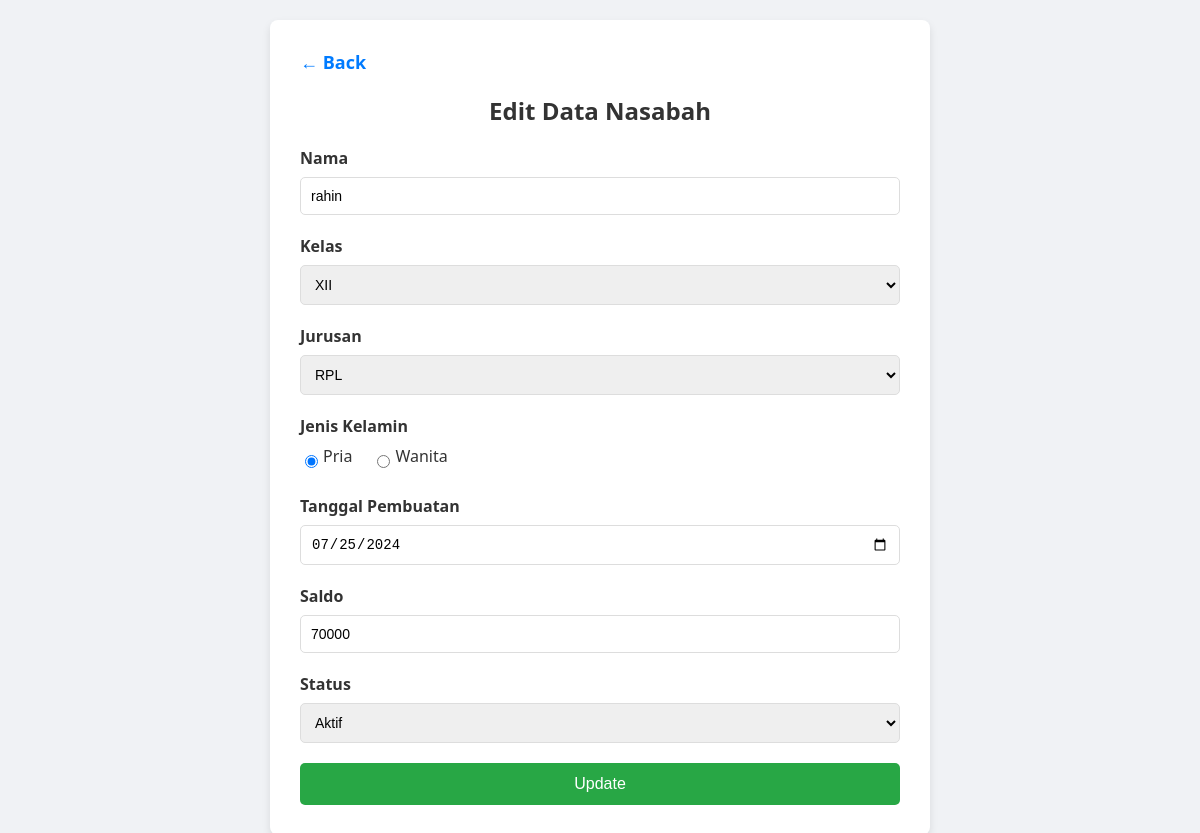
Page /bankmini/edit.php?id=16 on the committed database.
### tables this page shows
CREATE TABLE `nasabah` (
  `id` bigint NOT NULL,
  `Nama` varchar(250) NOT NULL,
  `nis` int NOT NULL,
  `no_rekening` bigint NOT NULL,
  `Jenis_Kelamin` varchar(30) NOT NULL,
  `Tanggal_Pembuatan` varchar(250) NOT NULL,
  `Saldo` int NOT NULL,
  `Status` char(50) NOT NULL,
  `kelas_id` int DEFAULT NULL,
  `jurusan_id` int DEFAULT NULL,
  `password` varchar(255) DEFAULT '123456',
  `password_default` tinyint(1) DEFAULT '1'
);

### bankmini/edit.php (the view, shortened to what this page needs)
<?php
include 'koneksi.php';
if (isset($_GET['id'])) {
    $id = $_GET['id'];
    $sql = "SELECT * FROM nasabah WHERE id=?";
    $stmt = $conn->prepare($sql);
    $stmt->bind_param('i', $id);
    $stmt->execute();
    $result = $stmt->get_result();
    $row = $result->fetch_assoc();
    $kelasResult = $conn->query("SELECT * FROM kelas");
    $jurusanResult = $conn->query("SELECT * FROM jurusan");
} else {
    echo "ID tidak ditemukan.";
    exit;
}
?>
<!DOCTYPE html>
<html lang="en">
<head>
</head>
<body>
    <form id="editForm" action="update.php?id=<?php echo $id; ?>" method="post">
        <a href="tabel.php" class="back-icon">&#x2190; Back</a>
        <h2>Edit Data Nasabah</h2>
        <label for="Nama">Nama</label>
        <input type="text" id="Nama" name="Nama" value="<?php echo htmlspecialchars($row['Nama']); ?>" required>
        <label for="Kelas">Kelas</label>
        <select id="Kelas" name="Kelas" required>
            <?php while ($kelas = $kelasResult->fetch_assoc()) {
                $selected = $kelas['id'] == $row['kelas_id'] ? 'selected' : '';
                echo "<option value='{$kelas['id']}' $selected>{$kelas['nama_kelas']}</option>";
            } ?>
        </select>
        <label for="Jurusan">Jurusan</label>
        <select id="Jurusan" name="Jurusan" required>
            <?php while ($jurusan = $jurusanResult->fetch_assoc()) {
                $selected = $jurusan['id'] == $row['jurusan_id'] ? 'selected' : '';
                echo "<option value='{$jurusan['id']}' $selected>{$jurusan['nama_jurusan']}</option>";
            } ?>
        </select>
        <label>Jenis Kelamin</label>
        <div class="radio-group">
            <input type="radio" id="pria" name="Jenis_Kelamin" value="Pria" <?php if ($row['Jenis_Kelamin'] == 'Pria') echo 'checked'; ?> required>
            <label for="pria">Pria</label>
            <input type="radio" id="wanita" name="Jenis_Kelamin" value="Wanita" <?php if ($row['Jenis_Kelamin'] == 'Wanita') echo 'checked'; ?> required>
            <label for="wanita">Wanita</label>
        </div>
        <label for="Tanggal_Pembuatan">Tanggal Pembuatan</label>
        <input type="date" id="Tanggal_Pembuatan" name="Tanggal_Pembuatan" value="<?php echo htmlspecialchars($row['Tanggal_Pembuatan']); ?>" required>
        <label for="Saldo">Saldo</label>
        <input type="number" id="Saldo" name="Saldo" step="0.01" value="<?php echo htmlspecialchars($row['Saldo']); ?>" required>
        <label for="Status">Status</label>
        <select id="Status" name="Status" required>
            <option value="Aktif" <?php if ($row['Status'] == 'Aktif') echo 'selected'; ?>>Aktif</option>
        </select>
        <input type="submit" value="Update">
    </form>
</body>
</html>

### bankmini/edit.php (style rules this page uses)
body { font-family: 'Segoe UI', Tahoma, Geneva, Verdana, sans-serif; margin: 0; padding: 20px; background-color: #f0f2f5; display: flex; justify-content: center; align-items: center; min-height: 100vh; }
form { max-width: 600px; width: 100%; padding: 30px; background-color: #ffffff; box-shadow: 0 4px 8px rgba(0, 0, 0, 0.1); border-radius: 8px; }
h2 { text-align: center; color: #333; margin-bottom: 20px; }
label { display: block; margin-bottom: 8px; font-weight: bold; color: #333; }
input[type="text"], input[type="date"], input[type="number"], select { width: 100%; padding: 10px; margin-bottom: 20px; border: 1px solid #ddd; border-radius: 5px; box-sizing: border-box; font-size: 14px; }
input[type="radio"] { margin-right: 5px; }
.radio-group { display: flex; align-items: center; margin-bottom: 20px; }
.radio-group label { margin-right: 20px; font-weight: normal; }
input[type="submit"] { width: 100%; padding: 12px; border: none; border-radius: 5px; background-color: #28a745; color: #fff; font-size: 16px; cursor: pointer; transition: background-color 0.3s; }
.back-icon { display: block; text-decoration: none; color: #007bff; margin-bottom: 20px; font-size: 18px; font-weight: bold; }

### rows in the picture
nasabah: Nama "rahin", Jenis_Kelamin "☑ Pria", Jenis_Kelamin "☐ Wanita", Tanggal_Pembuatan "07/25/2024", Saldo "70000", Status "Aktif"

### other values in the picture
form field Kelas "XII"
form field Jurusan "RPL"
